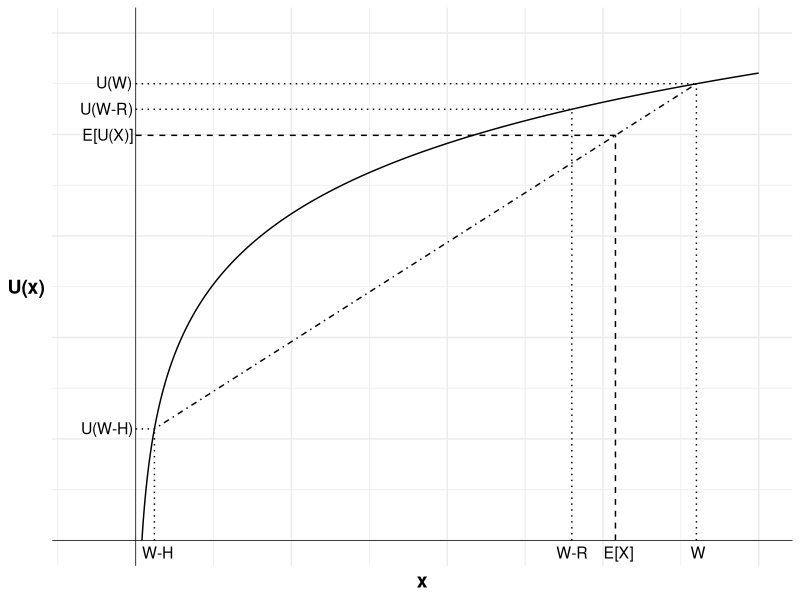

The R script that drew this image:
## ---- chunk 1
#| label: fig-euinsurance
#| fig-cap: Insurance choice by a risk averse expected utility maximiser

library(ggplot2)

u <- function(x){
  log(x)
}

df <- data.frame(
  x=seq(1,100,0.1),
  y=NA
  )
df$y <- u(df$x)

ggplot(mapping = aes(x, y)) +
    geom_line(data = df) +
    geom_vline(xintercept = 0, linewidth=0.25)+ 
    geom_hline(yintercept = 0, linewidth=0.25)+
    labs(x = "x", y = "U(x)")+

    # Set the theme
    theme_minimal()+

    #remove numbers on each axis
    theme(axis.text.x = element_blank(),
            axis.text.y = element_blank(),
            axis.title=element_text(size=14,face="bold"),
            axis.title.y = element_text(angle=0, vjust=0.5))+

    #limit to y greater than zero and x greater than -8 (need -8 so space for y-axis labels)
    coord_cartesian(xlim = c(-8, 100), ylim = c(0, 5))+

    #Add labels W, U(W) and line to curve indicating each
    annotate("text", x = 90, y = 0, label = "W", size = 4, hjust = 0.4, vjust = 1.5)+
    annotate("segment", x = 90, y = 0, xend = 90, yend = u(90), linewidth = 0.5, colour = "black", linetype="dotted")+
    annotate("segment", x = 0, y = u(90), xend = 90, yend = u(90), linewidth = 0.5, colour = "black", linetype="dotted")+
    annotate("text", x = 0, y = u(90), label = "U(W)", size = 4, hjust = 1.1, vjust = 0.4)+

    #Add labels W-R, U(W_R) and line to curve indicating each
    annotate("text", x = 70, y = 0, label = "W-R", size = 4, hjust = 0.5, vjust = 1.5)+
    annotate("segment", x = 70, y = 0, xend = 70, yend = u(70), linewidth = 0.5, colour = "black", linetype="dotted")+
    annotate("segment", x = 0, y = u(70), xend = 70, yend = u(70), linewidth = 0.5, colour = "black", linetype="dotted")+
    annotate("text", x = 0, y = u(70), label = "U(W-R)", size = 4, hjust = 1.05, vjust = 0.45)+

    #Add expected utility line
    annotate("segment", x = 90, xend = 3, y = u(90), yend = u(3), linewidth = 0.5, colour = "black", linetype="dotdash")+

    #Add labels W-H, U(W_H) and line to curve indicating each
    annotate("text", x = 3, y = 0, label = "W-H", size = 4, hjust = 0.4, vjust = 1.5)+
    annotate("segment", x = 3, y = 0, xend = 3, yend = u(3), linewidth = 0.5, colour = "black", linetype="dotted")+
    annotate("segment", x = 0, y = u(3), xend = 3, yend = u(3), linewidth = 0.5, colour = "black", linetype="dotted")+
    annotate("text", x = 0, y = u(3), label = "U(W-H)", size = 4, hjust = 1.05, vjust = 0.45)+

    #Add labels E[not I], E[U(X)] and curve indicating each
    annotate("text", x = 77, y = 0, label = "E[X]", size = 4, hjust = 0.4, vjust = 1.5)+
    annotate("segment", x = 77, y = 0, xend = 77, yend = u(3)+((u(90)-u(3))/(90-3))*74, linewidth = 0.5, colour = "black", linetype="dashed")+
    annotate("segment", x = 0, y = u(3)+((u(90)-u(3))/(90-3))*74, xend = 77, yend = u(3)+((u(90)-u(3))/(90-3))*74, linewidth = 0.5, colour = "black", linetype="dashed")+
    annotate("text", x = 0, y = u(3)+((u(90)-u(3))/(90-3))*74, label = "E[U(X)]", size = 4, hjust = 1.05, vjust = 0.45)
